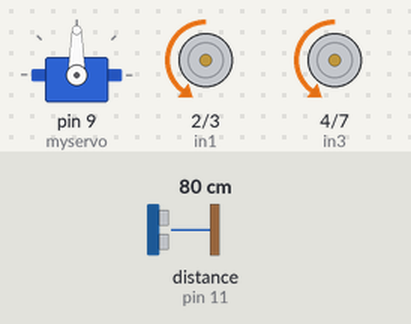
Recording of a sketch running on a simulated Arduino Uno, built with avr-gcc and run on an emulated ATmega328P. Parts: servo, motor-driver pin pairs drawn as motors (green arrow = first pin HIGH = forward, orange = second pin HIGH = backward, longer = more drive, scaled by the enable pin). Wiring (inferred from the names in the program): ultrasonic range finder: trigger pin 10; echo pin 11. The test bench sets the inputs (shaded band); at power-on: distance to the obstacle (sensor on pin 11) 80 cm. The echo pulse lasts 58.3 µs per cm.

Above: at 1.2 s.
1.3 s: distance to the obstacle (sensor on pin 11) set to 55 cm
2.8 s: distance to the obstacle (sensor on pin 11) set to 48 cm
At 3.6 s:
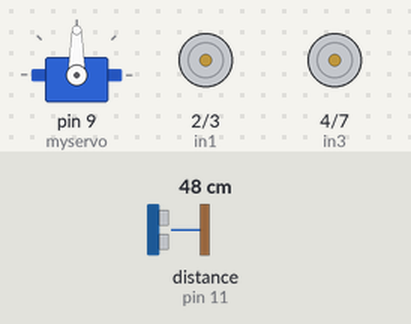
5.8 s: distance to the obstacle (sensor on pin 11) set to 2 cm
At 8.3 s:
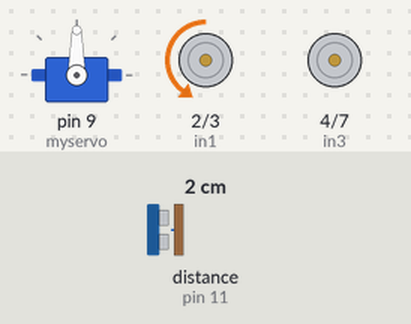
8.8 s: distance to the obstacle (sensor on pin 11) set to 60 cm
At 10.1 s:
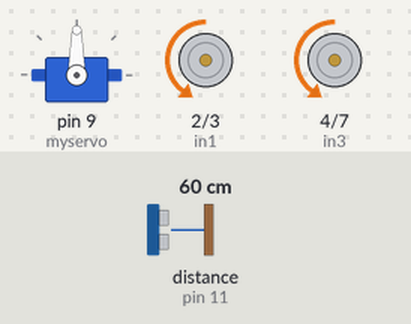
10.4 s: distance to the obstacle (sensor on pin 11) set to 47 cm
At 11.87 s:
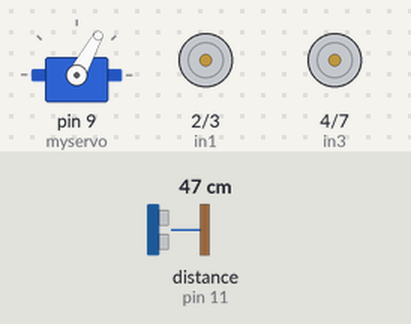
13.4 s: distance to the obstacle (sensor on pin 11) set to 120 cm
At 16.3 s:
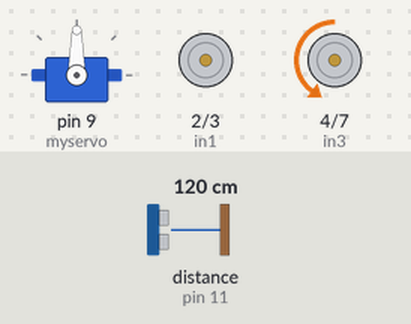
Timing chart, 0 to 17.4 s (numbered marks = the images above; inputs shaded):
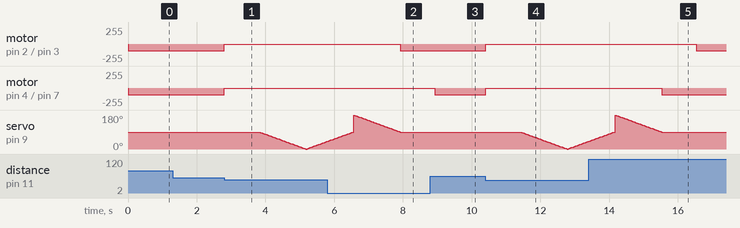

The sketch:

obstacle_evader.ino
```cpp
const int trigpin =10;
const int echopin = 11;
#define in1 2
#define in2 3
#define in3 4
#define in4 7
#define ENA 6
#define ENB 5
int sp=100;
float duration;
float distance;
int i=0;
#include <Servo.h>

Servo myservo;


int pos = 0;

void setup() {
  pinMode(trigpin,OUTPUT);
  pinMode(echopin,INPUT);
   myservo.attach(9);
  myservo.write(90);
  pinMode(in1,OUTPUT);
pinMode(in2,OUTPUT);
pinMode(in3,OUTPUT);
pinMode(in4,OUTPUT);
pinMode(ENA,OUTPUT);
pinMode(ENB,OUTPUT);

}

void loop() {
  float n=dis();

if (n>50)
{
  forward();
}
  else if(n<50)
  {
    stp();
    delay(1000);
    for(i=90;i>=0;i--)
    {
      myservo.write(i);

      delay(15);
      }
      float leftservo=dis();
      for(i=0;i<=90;i++)
      {
        myservo.write(i);

        delay(15);
      }
      float rightservo=dis();
      for(i=180;i>=90;i--)
    {
      myservo.write(i);

      delay(15);
      }

    if(leftservo>rightservo)
    {
      left();
      delay(1000);
    }
    else if(rightservo>leftservo)
    {

     right();
    delay(1000);
    }
  }


}

float dis()
{
  digitalWrite(trigpin,LOW);
  delayMicroseconds(2);

  digitalWrite(trigpin,HIGH);
  delayMicroseconds(10);
  digitalWrite(trigpin,LOW);

  duration = pulseIn(echopin,HIGH);
  distance = duration*0.034/2;
  return distance;

}


void serv()
{

    for (pos = 0; pos <= 180; pos += 1) {
    // in steps of 1 degree
    myservo.write(pos);
    delay(15);
  }
  for (pos = 180; pos >= 0; pos -= 1) {
    myservo.write(pos);
    delay(15);
  }


  }

void forward()

{
analogWrite(ENA,sp);
analogWrite(ENB,sp);
digitalWrite(in1,0);
digitalWrite(in2,1);
digitalWrite(in4,1);
digitalWrite(in3,0);
}

void backward()

{
analogWrite(ENA,sp);
analogWrite(ENB,sp);
digitalWrite(in1,1);
digitalWrite(in2,0);
digitalWrite(in4,0);
digitalWrite(in3,1);
}
void right()

{
analogWrite(ENA,sp);
analogWrite(ENB,sp);
digitalWrite(in1,0);
digitalWrite(in2,0);
digitalWrite(in4,1);
digitalWrite(in3,0);
}

void left()

{
 analogWrite(ENA,sp);
 analogWrite(ENB,sp);
digitalWrite(in1,0);
digitalWrite(in2,1);
digitalWrite(in4,0);
digitalWrite(in3,0);
}
void stp()
{
analogWrite(ENA,0);
analogWrite(ENB,0);
digitalWrite(in1,0);
digitalWrite(in2,0);
digitalWrite(in4,0);
digitalWrite(in3,0);
}
```

Measured:
- the behaviour switches between 51 and 50 cm on distance to the obstacle (sensor on pin 11) (found by bisection; images 0 and 1)
- after the input at 1.3 s, every drawn part: stays the same
- after the input at 2.8 s, motor on pin 2 (in1) / pin 3 (in2), motor on pin 4 (in3) / pin 7 (in4): backward 100/255 → stopped at once
- after the input at 5.8 s, motor on pin 2 (in1) / pin 3 (in2): stopped → backward 100/255 after 2.1 s
- after the input at 8.8 s, motor on pin 2 (in1) / pin 3 (in2): stays backward 100/255 (without the input it goes to stopped after 0.13 s); motor on pin 4 (in3) / pin 7 (in4): stopped → backward 100/255 after 0.13 s; servo on pin 9 (myservo): stays 90° (without the input it goes to 89° after 1.1 s)
- after the input at 10.4 s, motor on pin 2 (in1) / pin 3 (in2), motor on pin 4 (in3) / pin 7 (in4): backward 100/255 → stopped at once
- after the input at 13.4 s, motor on pin 2 (in1) / pin 3 (in2): stopped → backward 100/255 after 3.1 s; motor on pin 4 (in3) / pin 7 (in4): stopped → backward 100/255 after 2.1 s; servo on pin 9 (myservo): goes on until 15.5 s, then stays 90°
- by itself, servo on pin 9 (myservo): rises from 40° to 179° in 0.75 s, then falls to 90° in 1.4 s
